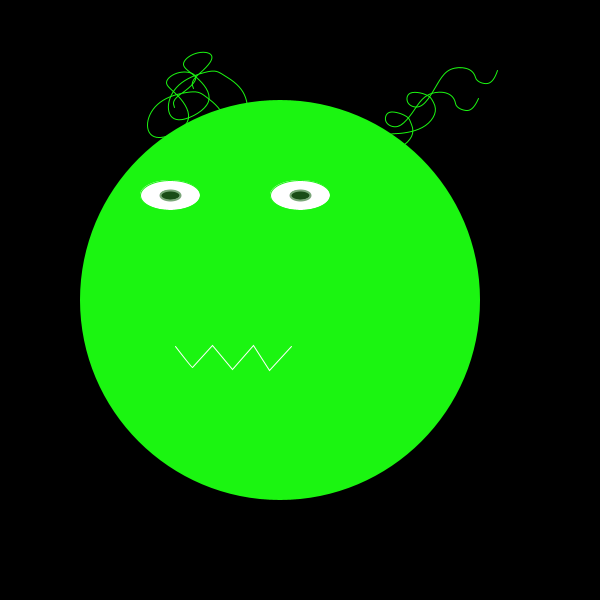
Frame 1 (no input)
Frame 60 (the mouse pressed at the canvas centre just before this capture): identical to frame 1, image omitted
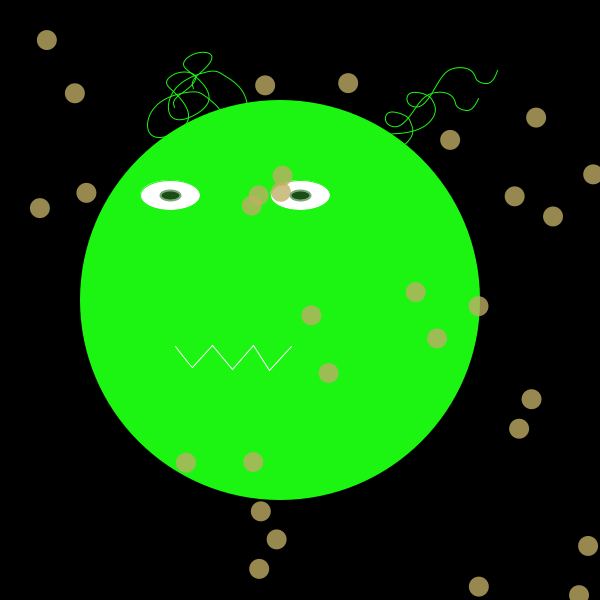
Frame 120 (the mouse held since frame 60 and released just before this capture)

The Processing sketch that drew these frames (run headless with seeded random() and noise(); from frame 60 on, the mouse is pressed at the canvas centre):

// Processing sketch: processing_10677
// ── processing_10677.pde

class Monster
{
  
  
    float xp, yp;
    float w, h;
    
    boolean isOver;
    boolean isPressed;



Monster ()
{
  
        xp = width/2;
        yp = height/2;
        
        w = 400;
        h = 400;
}



void drawMe (){


//Körper einfach
noStroke(); 
fill (#1BF511);
ellipse (xp-20, yp, w, h); 

//Haare rechts
pushMatrix(); 
translate (xp-100 , yp-400); 
stroke(#1BF511); 
noFill(); 
beginShape();
vertex( 178.0 , 245.0 );
bezierVertex( 178.0 , 240.0 , 178.73 , 240.5 , 179.0 , 240.0 );
bezierVertex( 179.26 , 239.49 , 179.29 , 239.14 , 181.0 , 238.0 );
bezierVertex( 182.7 , 236.85 , 186.06 , 234.9 , 189.0 , 234.0 );
bezierVertex( 191.93 , 233.09 , 194.43 , 233.22 , 198.0 , 233.0 );
bezierVertex( 201.56 , 232.77 , 206.18 , 232.2 , 211.0 , 231.0 );
bezierVertex( 215.81 , 229.79 , 220.82 , 227.94 , 225.0 , 225.0 );
bezierVertex( 229.17 , 222.05 , 232.5 , 218.01 , 234.0 , 214.0 );
bezierVertex( 235.49 , 209.98 , 235.16 , 205.98 , 233.0 , 202.0 );
bezierVertex( 230.83 , 198.01 , 230.19 , 196.62 , 227.0 , 195.0 );
bezierVertex( 223.8 , 193.37 , 220.46 , 192.37 , 217.0 , 192.0 );
bezierVertex( 213.53 , 191.62 , 209.93 , 191.86 , 208.0 , 194.0 );
bezierVertex( 206.06 , 196.13 , 205.8 , 200.16 , 208.0 , 203.0 );
bezierVertex( 210.19 , 205.83 , 214.85 , 207.47 , 219.0 , 206.0 );
bezierVertex( 223.14 , 204.52 , 226.78 , 199.95 , 230.0 , 195.0 );
bezierVertex( 233.21 , 190.04 , 236.0 , 184.72 , 239.0 , 180.0 );
bezierVertex( 241.99 , 175.27 , 245.17 , 171.16 , 250.0 , 169.0 );
bezierVertex( 254.82 , 166.83 , 261.27 , 166.61 , 266.0 , 168.0 );
bezierVertex( 270.72 , 169.38 , 273.72 , 172.38 , 275.0 , 177.0 );
bezierVertex( 276.27 , 181.61 , 282.95 , 183.6 , 287.0 , 183.0 );
bezierVertex( 291.04 , 182.39 , 294.38 , 178.06 , 297.0 , 170.0 );
endShape();
popMatrix(); 

pushMatrix(); 
translate (xp-100 , yp-400); 
rotate (0.1); 
stroke(#1BF511); 
noFill(); 
beginShape();
vertex( 178.0 , 245.0 );
bezierVertex( 178.0 , 240.0 , 178.73 , 240.5 , 179.0 , 240.0 );
bezierVertex( 179.26 , 239.49 , 179.29 , 239.14 , 181.0 , 238.0 );
bezierVertex( 182.7 , 236.85 , 186.06 , 234.9 , 189.0 , 234.0 );
bezierVertex( 191.93 , 233.09 , 194.43 , 233.22 , 198.0 , 233.0 );
bezierVertex( 201.56 , 232.77 , 206.18 , 232.2 , 211.0 , 231.0 );
bezierVertex( 215.81 , 229.79 , 220.82 , 227.94 , 225.0 , 225.0 );
bezierVertex( 229.17 , 222.05 , 232.5 , 218.01 , 234.0 , 214.0 );
bezierVertex( 235.49 , 209.98 , 235.16 , 205.98 , 233.0 , 202.0 );
bezierVertex( 230.83 , 198.01 , 230.19 , 196.62 , 227.0 , 195.0 );
bezierVertex( 223.8 , 193.37 , 220.46 , 192.37 , 217.0 , 192.0 );
bezierVertex( 213.53 , 191.62 , 209.93 , 191.86 , 208.0 , 194.0 );
bezierVertex( 206.06 , 196.13 , 205.8 , 200.16 , 208.0 , 203.0 );
bezierVertex( 210.19 , 205.83 , 214.85 , 207.47 , 219.0 , 206.0 );
bezierVertex( 223.14 , 204.52 , 226.78 , 199.95 , 230.0 , 195.0 );
bezierVertex( 233.21 , 190.04 , 236.0 , 184.72 , 239.0 , 180.0 );
bezierVertex( 241.99 , 175.27 , 245.17 , 171.16 , 250.0 , 169.0 );
bezierVertex( 254.82 , 166.83 , 261.27 , 166.61 , 266.0 , 168.0 );
bezierVertex( 270.72 , 169.38 , 273.72 , 172.38 , 275.0 , 177.0 );
bezierVertex( 276.27 , 181.61 , 282.95 , 183.6 , 287.0 , 183.0 );
bezierVertex( 291.04 , 182.39 , 294.38 , 178.06 , 297.0 , 170.0 );
endShape();
popMatrix(); 


//haare links

pushMatrix(); 
translate (xp-300 , yp-400); 
stroke(#1BF511); 
noFill(); 
 beginShape();
vertex( 235.0 , 266.0 );
bezierVertex( 240.33 , 268.66 , 243.28 , 264.78 , 244.0 , 261.0 );
bezierVertex( 244.71 , 257.21 , 243.5 , 251.9 , 241.0 , 248.0 );
bezierVertex( 238.49 , 244.09 , 234.69 , 241.58 , 230.0 , 240.0 );
bezierVertex( 225.3 , 238.41 , 219.72 , 237.73 , 217.0 , 239.0 );
bezierVertex( 214.27 , 240.26 , 214.39 , 243.46 , 216.0 , 245.0 );
bezierVertex( 217.6 , 246.53 , 220.67 , 246.38 , 223.0 , 242.0 );
bezierVertex( 225.32 , 237.61 , 226.88 , 228.98 , 225.0 , 221.0 );
bezierVertex( 223.11 , 213.01 , 217.78 , 205.68 , 209.0 , 199.0 );
bezierVertex( 200.21 , 192.31 , 198.72 , 190.03 , 186.0 , 192.0 );
bezierVertex( 173.27 , 193.96 , 163.6 , 197.96 , 157.0 , 204.0 );
bezierVertex( 150.39 , 210.03 , 146.85 , 218.1 , 147.0 , 225.0 );
bezierVertex( 147.14 , 231.89 , 150.98 , 237.61 , 160.0 , 237.0 );
bezierVertex( 169.01 , 236.38 , 183.19 , 229.43 , 187.0 , 221.0 );
bezierVertex( 190.8 , 212.56 , 184.22 , 202.64 , 178.0 , 196.0 );
bezierVertex( 171.77 , 189.35 , 165.9 , 185.98 , 166.0 , 182.0 );
bezierVertex( 166.09 , 178.01 , 172.14 , 173.42 , 179.0 , 172.0 );
bezierVertex( 185.85 , 170.57 , 193.5 , 172.3 , 195.0 , 176.0 );
bezierVertex( 196.49 , 179.69 , 191.82 , 185.36 , 181.0 , 193.0 );
bezierVertex( 170.17 , 200.63 , 173.2 , 203.49 , 174.0 , 207.0 );
endShape();
popMatrix(); 

pushMatrix(); 
translate (xp-300 , yp-400);  
rotate (-0.1); 
stroke(#1BF511); 
noFill(); 
 beginShape();
vertex( 235.0 , 266.0 );
bezierVertex( 240.33 , 268.66 , 243.28 , 264.78 , 244.0 , 261.0 );
bezierVertex( 244.71 , 257.21 , 243.5 , 251.9 , 241.0 , 248.0 );
bezierVertex( 238.49 , 244.09 , 234.69 , 241.58 , 230.0 , 240.0 );
bezierVertex( 225.3 , 238.41 , 219.72 , 237.73 , 217.0 , 239.0 );
bezierVertex( 214.27 , 240.26 , 214.39 , 243.46 , 216.0 , 245.0 );
bezierVertex( 217.6 , 246.53 , 220.67 , 246.38 , 223.0 , 242.0 );
bezierVertex( 225.32 , 237.61 , 226.88 , 228.98 , 225.0 , 221.0 );
bezierVertex( 223.11 , 213.01 , 217.78 , 205.68 , 209.0 , 199.0 );
bezierVertex( 200.21 , 192.31 , 198.72 , 190.03 , 186.0 , 192.0 );
bezierVertex( 173.27 , 193.96 , 163.6 , 197.96 , 157.0 , 204.0 );
bezierVertex( 150.39 , 210.03 , 146.85 , 218.1 , 147.0 , 225.0 );
bezierVertex( 147.14 , 231.89 , 150.98 , 237.61 , 160.0 , 237.0 );
bezierVertex( 169.01 , 236.38 , 183.19 , 229.43 , 187.0 , 221.0 );
bezierVertex( 190.8 , 212.56 , 184.22 , 202.64 , 178.0 , 196.0 );
bezierVertex( 171.77 , 189.35 , 165.9 , 185.98 , 166.0 , 182.0 );
bezierVertex( 166.09 , 178.01 , 172.14 , 173.42 , 179.0 , 172.0 );
bezierVertex( 185.85 , 170.57 , 193.5 , 172.3 , 195.0 , 176.0 );
bezierVertex( 196.49 , 179.69 , 191.82 , 185.36 , 181.0 , 193.0 );
bezierVertex( 170.17 , 200.63 , 173.2 , 203.49 , 174.0 , 207.0 );
endShape();

popMatrix(); 

//Augen Weiß
fill(255);   

ellipse ( xp, yp-105, 60, 30); 
ellipse ( xp-130, yp-105, 60, 30); 


 


if (mousePressed) {

//Punkte HG

  noStroke(); 
    
    fill (random (10, 200), random (10, 200), random (100, 200),   200); 
    for (int s = 0; s< 30; s++) {
    
    ellipse ( random(0, width), random(0, height), 20,20); 
   
  }

   
}

//Pupillen
pushStyle(); 
stroke(#7AA578); 
strokeWeight(2); 
fill (#1A4D17); 
ellipse ( xp, yp-105, 20, 10); 
ellipse ( xp-130, yp-105, 20, 10); 
popStyle(); 


  //Zähne
  pushStyle(); 

  stroke(255);  
  noFill(); 
  beginShape();
  translate (xp-200, yp-160); 

  vertex( 75.0 , 206.0 );
  bezierVertex( 75.0 , 206.0 , 91.0 , 227.0 , 92.0 , 227.0 );
  vertex( 112.0 , 205.0 );
  vertex( 132.0 , 229.0 );
  vertex( 153.0 , 205.0 );
  vertex( 169.0 , 230.0 );
  vertex( 191.0 , 206.0 );

  endShape();

  popStyle(); 
  
  
  
}

boolean testMouseOver ( float mx , float my )
    {
        isOver = (mx > xp-xp/2) && (mx < xp/2+w) && (my > yp-yp/2) && (my < yp/2+h);
        
        return isOver;
    }


    boolean testMousePressed ( float mx, float my )
    {
        testMouseOver( mx, my );
        
        isPressed = isOver;
        
        return isPressed;
    }

void handleMouseDragged ( float xd, float yd )
    {
        if ( isPressed )
        {
            xp += xd;
            yp += yd;
        }
    }
    
    void handleMouseReleased ()
    {
        isPressed = false;
    }
}

 //Class ende


Monster ms; 

void setup()
{

 size (600,600);
   smooth();
  //frameRate(16);
  
  ms = new Monster(); 
}

void draw ()

  {
  background(0);
  ms.drawMe(); 
  }


void mouseMoved ()
{
    ms.testMouseOver( mouseX, mouseY );
}

void mousePressed ()
{
    ms.testMousePressed( mouseX, mouseY );   
}

void mouseDragged ()
{
    ms.handleMouseDragged( mouseX-pmouseX, mouseY-pmouseY );
}

void mouseReleased ()
{
    ms.handleMouseReleased();
}
